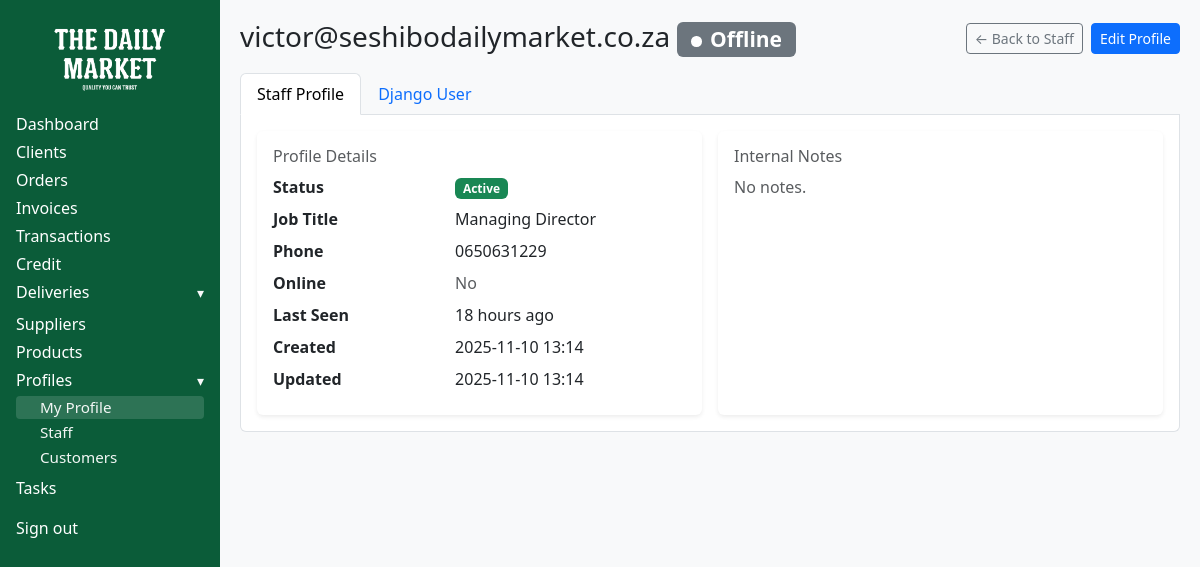
Screenshot of /portal/staff/my_profile/ (signed in) with the database file from the repository.
### profiles/models.py (models this page shows, shortened)
class StaffProfile(models.Model):
    STATUS_CHOICES = [
        ("pending", "Pending"),
        ("active", "Active"),
        ("inactive", "Inactive"),
    ]
    DEPARTMENT_CHOICES = [
        ("Operations", "Operations"),
        ("Sales", "Sales"),
        ("Logistics", "Logistics"),
        ("Management", "Management"),
    ]
    user = models.OneToOneField(
        settings.AUTH_USER_MODEL,
        on_delete=models.CASCADE,
        related_name="staff_profile",
    )
    job_title = models.CharField(max_length=120, blank=True)
    phone = models.CharField(max_length=50, blank=True)
    status = models.CharField(
        max_length=8,
        choices=STATUS_CHOICES,
        default="pending",
        db_index=True,
        help_text="Approval state of this profile.",
    )
    department = models.CharField(
        max_length=20,
        choices=DEPARTMENT_CHOICES,
        blank=True,
        null=True,
        help_text="Staff department (optional).",
    )
    can_access_sales = models.BooleanField(
        default=False,
        help_text="Allow this staff member to access the Sales portal.",
    )
    auth_code_hash = models.CharField(
        "authorisation code (hashed)",
        max_length=128,
        blank=True,
        help_text="Hashed staff authorisation code; set via admin form.",
    )
    notes = models.TextField(blank=True)
    created_at = models.DateTimeField(auto_now_add=True)
    updated_at = models.DateTimeField(auto_now=True)
    last_seen_at = models.DateTimeField(null=True, blank=True, db_index=True)
    @property
    def is_online(self) -> bool:
        if not self.last_seen_at:
            return False
        return timezone.now() - self.last_seen_at <= _online_window()

### staff_portal/views.py (the view)
# urls.py: path('my_profile/', views.my_profile, name='my_profile'),
@login_required
@staff_required
def my_profile(request: HttpRequest) -> HttpResponse:
    user = request.user
    with transaction.atomic():
        sp, _created = StaffProfile.objects.get_or_create(user=user)
    ctx = {
        "sp": sp,
        "user_obj": user,
        "user_groups": user.groups.all().order_by("name"),
    }
    return render(request, "staff_portal/my_profile.html", ctx)

### profiles/models.py (called while the page is built)
def _online_window():
    minutes = getattr(settings, "ONLINE_WINDOW_MINUTES", 5)
    return timedelta(minutes=minutes)

### staff_portal/views.py (called while the page is built)
def staff_check(user):
    return user.is_authenticated and user.is_staff

### staff_portal/templates/staff_portal/my_profile.html (shortened to what this page needs)
{% load static humanize %}
<!DOCTYPE html>
<html lang="en">
<head>
  <link href="https://cdn.jsdelivr.net/npm/bootstrap@5.3.3/dist/css/bootstrap.min.css" rel="stylesheet">
</head>
<body>
  <aside class="sidebar-desktop d-none d-lg-block sidebar-skin" aria-label="Main navigation">
    <div class="text-center mb-3">
      <img src="{% static 'images/logo.png' %}" alt="Seshibo Daily Market" class="logo-img">
    </div>
    {% with current_name=request.resolver_match.url_name %}
      <a href="{% url 'staff-dashboard' %}" class="nav-link {% if current_name == 'staff-dashboard' %}active{% endif %}">Dashboard</a>
      <a href="{% url 'staff-clients' %}" class="nav-link {% if current_name == 'staff-clients' or current_name == 'client-view' or current_name == 'client-edit' or current_name == 'client-create' %}active{% endif %}">Clients</a>
      <a href="{% url 'staff-orders' %}" class="nav-link {% if current_name == 'staff-orders' %}active{% endif %}">Orders</a>
      <a href="{% url 'staff-invoices' %}" class="nav-link {% if current_name == 'staff-invoices' %}active{% endif %}">Invoices</a>
      <a href="{% url 'staff-transactions' %}" class="nav-link {% if current_name == 'staff-transactions' %}active{% endif %}">Transactions</a>
      <a href="{% url 'staff-credit' %}" class="nav-link {% if current_name == 'staff-credit' %}active{% endif %}">Credit</a>
      <div class="mb-2">
        <a class="nav-link d-flex align-items-center justify-content-between nav-section-toggle"
           data-bs-toggle="collapse"
           href="#deliveriesMenuDesktop"
           role="button"
           aria-expanded="{% if current_name == 'warehouse' or current_name == 'delivery' %}true{% else %}false{% endif %}"
           aria-controls="deliveriesMenuDesktop">
          <span>Deliveries</span>
          <span class="small text-light">▾</span>
        </a>
      </div>
      <a href="{% url 'staff-suppliers' %}" class="nav-link ">Suppliers</a>
      <a href="{% url 'staff-products' %}" class="nav-link {% if current_name == 'staff-products' or current_name == 'products-edit' or current_name == 'products-create' %}active{% endif %}">Products</a>
      <div class="mb-2">
        <a class="nav-link d-flex align-items-center justify-content-between nav-section-toggle"
           data-bs-toggle="collapse"
           href="#profilesMenuDesktop"
           role="button"
           aria-expanded="{% if current_name == 'my_profile' or current_name == 'staff_profile' or current_name == 'customer_profile' %}true{% else %}false{% endif %}"
           aria-controls="profilesMenuDesktop">
          <span>Profiles</span>
          <span class="small text-light">▾</span>
        </a>
        <div class="collapse {% if current_name == 'my_profile' or current_name == 'staff_profile' or current_name == 'customer_profile' %}show{% endif %}" id="profilesMenuDesktop">
          <a href="{% url 'my_profile' %}" class="nav-link ps-4 {% if current_name == 'my_profile' %}active{% endif %}">My Profile</a>
          <a href="{% url 'staff_profile' %}" class="nav-link ps-4 {% if current_name == 'staff_profile' %}active{% endif %}">Staff</a>
          <a href="{% url 'customer_profile' %}" class="nav-link ps-4 {% if current_name == 'customer_profile' %}active{% endif %}">Customers</a>
        </div>
      </div>
      <a href="{% url 'tasks' %}" class="nav-link {% if current_name == 'tasks' %}active{% endif %}">Tasks</a>
    {% endwith %}
    <div class="mt-3">
      <form action="{% url 'logout' %}" method="post" class="m-0 p-0">
        <button type="submit" class="nav-link w-100 text-start btn btn-link p-0 text-white">Sign out</button>
      </form>
    </div>
  </aside>
  <main class="content" id="mainContent">
    <div class="d-flex align-items-center justify-content-between mb-3">
      <h3 class="m-0">
        {{ sp.user.get_full_name|default:sp.user.username }}
        {% if sp.is_online %}
          <span class="badge bg-success badge-dot">Online</span>
        {% else %}
          <span class="badge bg-secondary badge-dot">Offline</span>
        {% endif %}
      </h3>
      <div class="d-flex gap-2">
        <a href="{% url 'staff_profile' %}" class="btn btn-outline-secondary btn-sm">← Back to Staff</a>
        <a href="{% url 'staff_profile_edit' sp.pk %}" class="btn btn-primary btn-sm">Edit Profile</a>
      </div>
    </div>
    <ul class="nav nav-tabs" id="staffTabs" role="tablist">
      <li class="nav-item" role="presentation">
        <button class="nav-link active" id="profile-tab" data-bs-toggle="tab" data-bs-target="#profile-pane"
                type="button" role="tab" aria-controls="profile-pane" aria-selected="true">
          Staff Profile
        </button>
      </li>
      <li class="nav-item" role="presentation">
        <button class="nav-link" id="user-tab" data-bs-toggle="tab" data-bs-target="#user-pane"
                type="button" role="tab" aria-controls="user-pane" aria-selected="false">
          Django User
        </button>
      </li>
    </ul>
    <div class="tab-content bg-white border border-top-0 rounded-bottom p-3" id="staffTabsContent">
      <div class="tab-pane fade show active" id="profile-pane" role="tabpanel" aria-labelledby="profile-tab" tabindex="0">
        <div class="row g-3">
          <div class="col-md-6">
            <div class="card h-100 shadow-sm border-0">
              <div class="card-body">
                <h6 class="text-muted">Profile Details</h6>
                <dl class="row mb-0">
                  <dt class="col-5">Status</dt>
                  <dd class="col-7">
                    <span class="badge
                      {% if sp.status == 'active' %}bg-success
                      {% elif sp.status == 'pending' %}bg-warning text-dark
                      {% else %}bg-secondary{% endif %}">
                      {{ sp.status|title }}
                    </span>
                  </dd>
                  <dt class="col-5">Job Title</dt>
                  <dd class="col-7">{{ sp.job_title|default:"—" }}</dd>
                  <dt class="col-5">Phone</dt>
                  <dd class="col-7">{{ sp.phone|default:"—" }}</dd>
                  <dt class="col-5">Online</dt>
                  <dd class="col-7">
                    {% if sp.is_online %}<span class="text-success">Yes</span>{% else %}<span class="text-muted">No</span>{% endif %}
                  </dd>
                  <dt class="col-5">Last Seen</dt>
                  <dd class="col-7">{% if sp.last_seen_at %}{{ sp.last_seen_at|naturaltime }}{% else %}—{% endif %}</dd>
                  <dt class="col-5">Created</dt>
                  <dd class="col-7">{{ sp.created_at|date:"Y-m-d H:i" }}</dd>
                  <dt class="col-5">Updated</dt>
                  <dd class="col-7">{{ sp.updated_at|date:"Y-m-d H:i" }}</dd>
                </dl>
              </div>
            </div>
          </div>
          <div class="col-md-6">
            <div class="card h-100 shadow-sm border-0">
              <div class="card-body">
                <h6 class="text-muted">Internal Notes</h6>
                <div class="mt-2">
                  {% if sp.notes %}
                    <pre class="mb-0" style="white-space:pre-wrap">{{ sp.notes }}</pre>
                  {% else %}
                    <span class="text-muted">No notes.</span>
                  {% endif %}
                </div>
              </div>
            </div>
          </div>
        </div>
      </div>
    </div>
  </main>
</body>
</html>

### staff_portal/templates/staff_portal/my_profile.html (style rules this page uses)
@media (min-width: 992px) { body { display:flex; min-height:100vh; } }
@media (min-width: 992px) { .sidebar-desktop { width:220px; min-height:100vh; position:fixed; top:0; left:0; bottom:0; overflow-y:auto; z-index:1020; } }
@media (min-width: 992px) { .content { margin-left:220px; flex:1; } }
:root { --brand-green: #0b5c39; --content-bg: #f8f9fa; }
body { background:var(--content-bg); }
.sidebar-skin { background-color:var(--brand-green); color:#fff; padding:1rem; }
.sidebar-skin .nav-link { color:#fff; margin:.25rem 0; display:block; text-decoration:none; }
.sidebar-skin .nav-link.active, .sidebar-skin .nav-link:hover { background: rgba(255,255,255,0.15); border-radius:4px; padding-left:8px; }
.sidebar-skin .nav-link.ps-4 { font-size:.95rem; opacity:.95; }
.logo-img { max-height:80px; width:auto; display:inline-block; }
.content { background:var(--content-bg); padding:20px; min-height:100vh; transition: margin .12s ease; }
.card { box-shadow:0 1px 2px rgba(0,0,0,.04); }
.badge-dot::before { content:""; display:inline-block; width:.5em; height:.5em; margin-right:.4em; border-radius:50%; background:currentColor; vertical-align:middle; }
.nav-section-toggle { cursor:pointer; }
.collapse .nav-link { margin:.125rem 0; }

### rows the page displays
StaffProfile: user.get_full_name "victor@seshibodailymarket.co.za", status "Active", job_title "Managing Director", phone "0650631229", last_seen_at "18 hours ago", created_at "2025-11-10 13:14", updated_at "2025-11-10 13:14"
